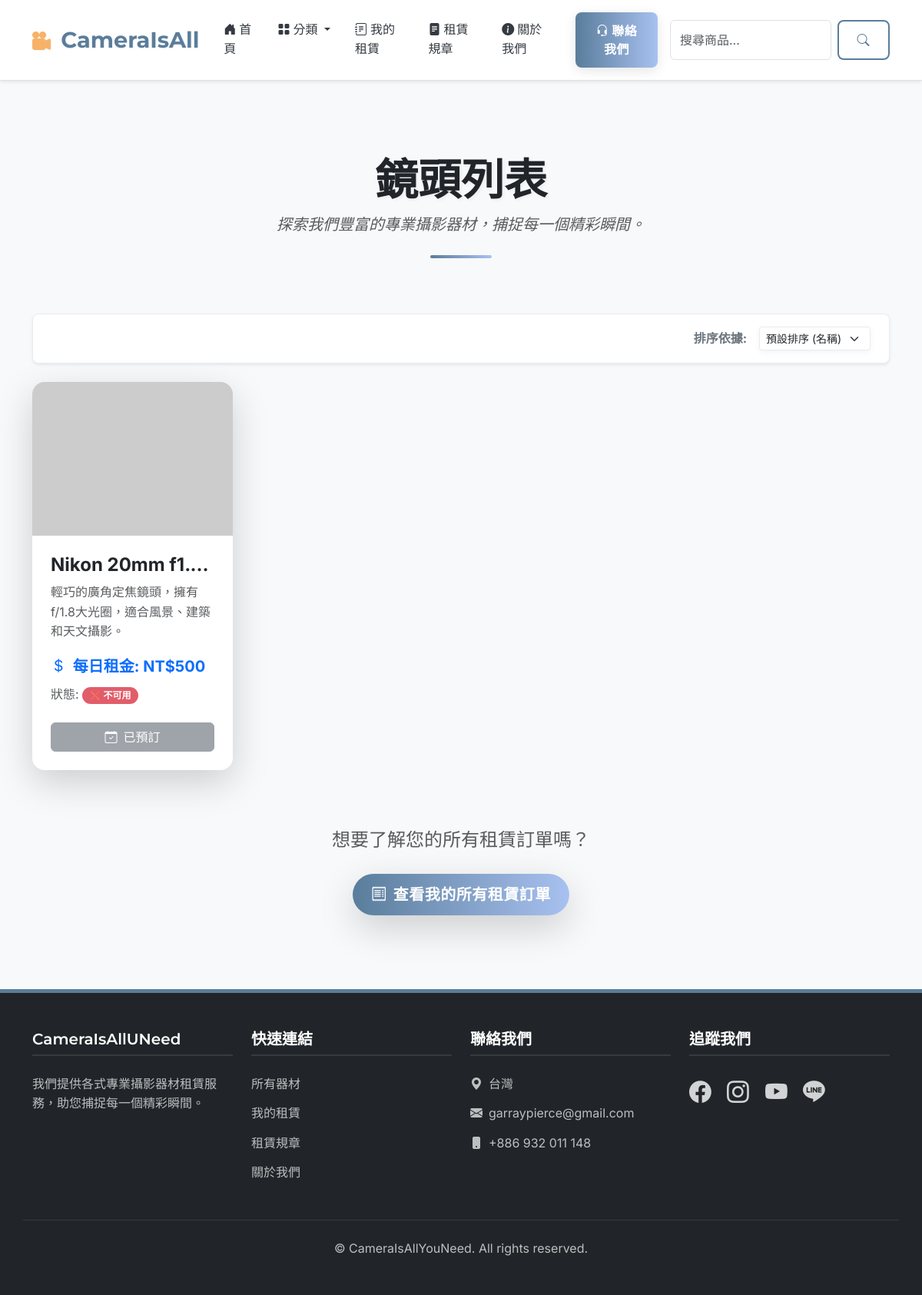
The page /lenses/ on the database as committed earlier.
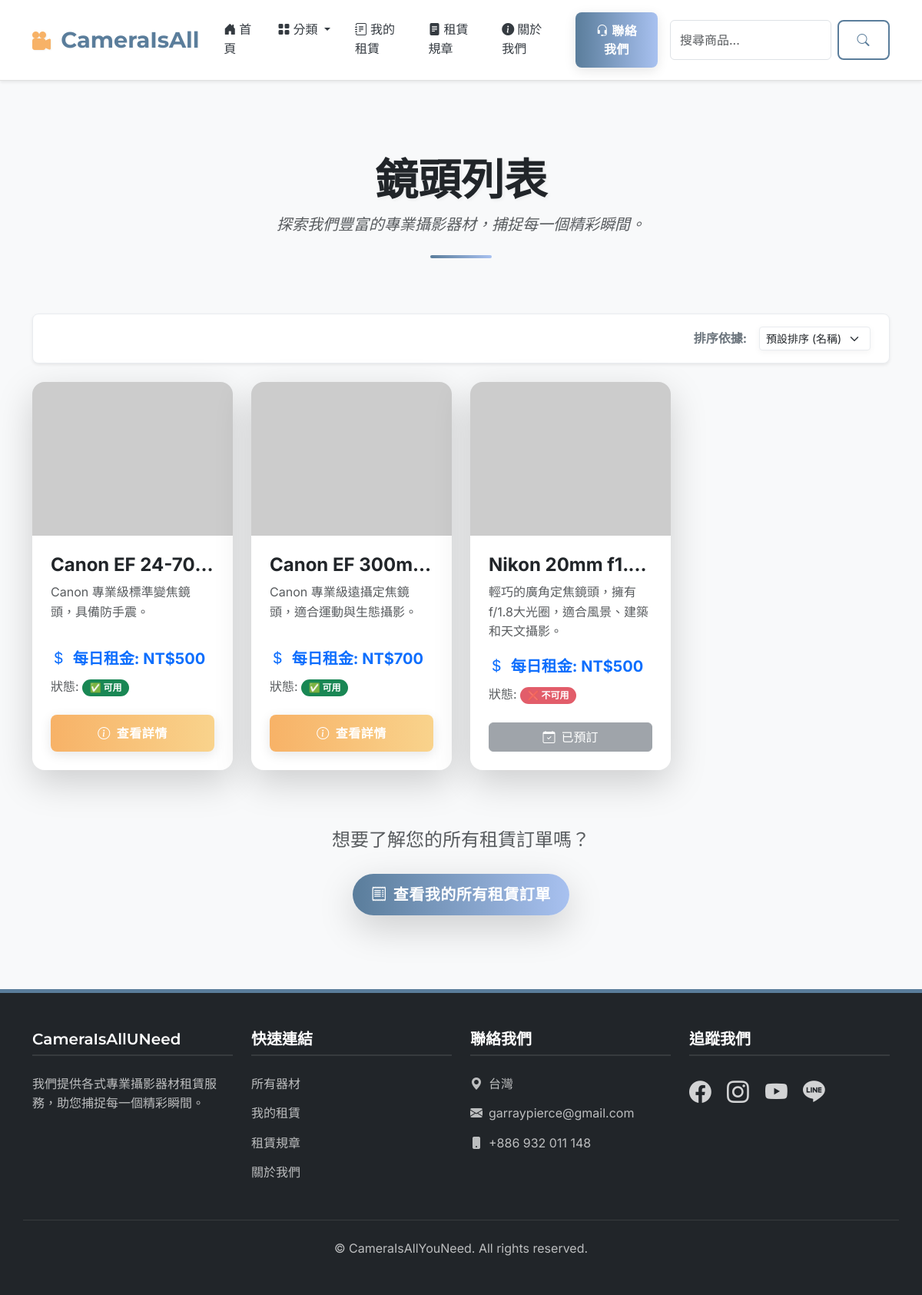
The same page on the database as committed later.
### rental_app/models.py (models this page shows, shortened)
class Item(models.Model):
    CATEGORY_CHOICES = [
        ('camera', '相機'),
        ('lens', '鏡頭'),
        ('other', '其他'), # <--- Changed back to 'other'
    ]
    name = models.CharField(max_length=200, verbose_name="品項名稱")
    description = models.TextField(blank=True, verbose_name="描述")
    price_per_day = models.DecimalField(max_digits=10, decimal_places=0, verbose_name="每日租金")
    deposit = models.DecimalField(max_digits=10, decimal_places=0, default=0, verbose_name="商品押金")
    image_url = models.URLField(blank=True, null=True, verbose_name="圖片URL",
                                  help_text="請提供品項圖片的URL")
    is_available = models.BooleanField(default=True, verbose_name="是否可用")
    category = models.CharField(
        max_length=50, # <--- This length is fine for the new choices too
        choices=CATEGORY_CHOICES,
        default='camera',
        verbose_name="品項類別"
    )
    is_recommended = models.BooleanField(default=False, verbose_name="推薦商品 (顯示於首頁)")
    created_at = models.DateTimeField(auto_now_add=True, verbose_name="創建時間")
    updated_at = models.DateTimeField(auto_now=True, verbose_name="更新時間")
    class Meta:
        verbose_name = "商品"
        verbose_name_plural = "商品"
        ordering = ['name']

### rental_app/views.py (the view)
# urls.py: path('lenses/', views.item_list, {'category': 'lens'}, name='lens_list'),
def item_list(request, category=None):
    sort_by = request.GET.get('sort_by')
    items = Item.objects.all()
    page_title = "所有商品"
    if category:
        items = items.filter(category=category)
        for choice_value, choice_name in Item.CATEGORY_CHOICES:
            if choice_value == category:
                page_title = choice_name
                break
        page_title = f"{page_title}列表"
    if sort_by == 'price_asc':
        items = items.order_by('price_per_day')
    elif sort_by == 'price_desc':
        items = items.order_by('-price_per_day')
    else:
        items = items.order_by('name')
    return render(request, 'rental_app/item_list.html', {
        'items': items,
        'page_title': page_title,
        'sort_by': sort_by
    })

### templates/rental_app/item_list.html (shortened to what this page needs)
{% extends 'base.html' %}
{% block content %}
    <div class="text-center mb-5 pb-4 custom-header-section">
        <h2 class="display-4 fw-bolder text-dark mb-2 animate__animated animate__fadeInDown">
            {{ page_title }}
        </h2>
        <p class="lead text-muted fst-italic animate__animated animate__fadeInUp animate__delay-0-5s">
            探索我們豐富的專業攝影器材，捕捉每一個精彩瞬間。
        </p>
        <div class="header-divider animate__animated animate__fadeInUp animate__delay-0-8s"></div>
    </div>
    <div class="d-flex justify-content-end align-items-center mb-4 p-3 bg-white rounded-3 shadow-sm custom-sort-controls animate__animated animate__fadeIn animate__delay-1s">
        <label for="sort-by-select" class="form-label text-secondary me-3 mb-0 fw-bold fs-6">排序依據:</label>
        <select id="sort-by-select" class="form-select form-select-sm w-auto custom-select-fancy" onchange="location = this.value;">
            {% if category %}
                {% if category == 'camera' %}
                    {% url 'camera_list' as current_base_url %}
                {% elif category == 'lens' %}
                    {% url 'lens_list' as current_base_url %}
                {% elif category == 'other' %}
                    {% url 'other_list' as current_base_url %}
                {% endif %}
            {% else %}
                {% url 'all_items_list' as current_base_url %}
            {% endif %}
            <option value="{{ current_base_url }}" {% if not sort_by %}selected{% endif %}>預設排序 (名稱)</option>
        </select>
    </div>
    <div class="row row-cols-1 row-cols-md-2 row-cols-lg-3 row-cols-xl-4 g-4 animate__animated animate__fadeInUp animate__delay-1-2s">
        {% for item in items %}
            <div class="col d-flex align-items-stretch">
                <div class="card item-card h-100 shadow-lg border-0 rounded-4 overflow-hidden position-relative">
                    {% if item.image_url %}
                        <div class="item-image-wrapper">
                            <img src="{{ item.image_url }}" class="card-img-top object-fit-cover" alt="{{ item.name }}" loading="lazy">
                        </div>
                    {% else %}
                        <div class="item-image-wrapper">
                            <img src="https://placehold.co/400x300/e0e0e0/333333?text=無圖片" class="card-img-top object-fit-cover" alt="Placeholder Image" loading="lazy">
                        </div>
                    {% endif %}
                    <div class="card-body d-flex flex-column p-4">
                        <h3 class="card-title text-dark fw-bold mb-2 fs-4 text-truncate" title="{{ item.name }}">{{ item.name }}</h3>
                        <p class="card-text text-muted mb-3 flex-grow-1 item-description-clamp">{{ item.description|default:"暫無描述。"|truncatechars:100 }}</p>
                        <p class="mb-2 fs-5 fw-bold text-primary">
                            <i class="bi bi-currency-dollar me-1"></i> 每日租金: NT$<span class="amount">{{ item.price_per_day }}</span>
                        </p>
                        <p class="card-text mb-4 fs-6 text-muted">狀態:
                            {% if item.is_available %}
                                <span class="badge bg-success available-pulse">✅ 可用</span>
                            {% else %}
                                <span class="badge bg-danger unavailable-static">❌ 不可用</span>
                            {% endif %}
                        </p>
                        <div class="mt-auto">
                            {% if item.is_available %}
                                <a href="{% url 'item_detail' item.pk %}" class="btn custom-btn custom-btn-secondary w-100 btn-fancy-hover">
                                    <i class="bi bi-info-circle me-2"></i>查看詳情
                                </a>
                            {% else %}
                                <button type="button" class="btn btn-secondary w-100 disabled-button-style" disabled>
                                    <i class="bi bi-calendar-check me-2"></i>已預訂
                                </button>
                            {% endif %}
                        </div>
                    </div>
                </div>
            </div>
        {% endfor %}
    </div>
    <div class="text-center mt-5 pt-4 custom-footer-cta animate__animated animate__fadeInUp animate__delay-1-5s">
        <p class="lead text-muted mb-4 fs-4">想要了解您的所有租賃訂單嗎？</p>
        <a href="{% url 'my_rentals' %}" class="btn custom-btn custom-btn-primary btn-lg rounded-pill shadow-lg animate-cta-button">
            <i class="bi bi-receipt me-2"></i>查看我的所有租賃訂單
        </a>
    </div>
    <link rel="stylesheet" href="https://cdnjs.cloudflare.com/ajax/libs/animate.css/4.1.1/animate.min.css"/>
{% endblock %}

### templates/base.html (shortened to what this page needs)
<!DOCTYPE html>
<html lang="zh-Hant">
<head>
    <link href="https://cdn.jsdelivr.net/npm/bootstrap@5.3.3/dist/css/bootstrap.min.css" rel="stylesheet">
    <link rel="stylesheet" href="https://cdn.jsdelivr.net/npm/bootstrap-icons@1.11.3/font/bootstrap-icons.min.css">
    <link rel="stylesheet" href="https://cdnjs.cloudflare.com/ajax/libs/animate.css/4.1.1/animate.min.css"/>
</head>
<body>
    <nav class="navbar navbar-expand-lg custom-main-navbar py-3 shadow-sm">
        <div class="container">
            <a class="navbar-brand" href="{% url 'all_items_list' %}">
                <i class="bi bi-camera-reels-fill"></i>
                CameraIsAll
            </a>
            <div class="collapse navbar-collapse justify-content-end" id="navbarNav">
                <ul class="navbar-nav">
                    <li class="nav-item mx-2">
                        <a class="nav-link {% if request.resolver_match.url_name == 'homepage' %}active{% endif %}" aria-current="page" href="{% url 'homepage' %}">
                            <i class="bi bi-house-door-fill me-1"></i>首頁
                        </a>
                    </li>
                    <li class="nav-item mx-2 custom-dropdown">
                        <a class="nav-link dropdown-toggle" href="#" id="navbarDropdownCategory" role="button" aria-expanded="false">
                            <i class="bi bi-grid-fill me-1"></i>分類
                        </a>
                    </li>
                    <li class="nav-item mx-2">
                        <a class="nav-link {% if request.resolver_match.url_name == 'my_rentals' %}active{% endif %}" href="{% url 'my_rentals' %}">
                            <i class="bi bi-journal-text me-1"></i>我的租賃
                        </a>
                    </li>
                    <li class="nav-item mx-2">
                        <a class="nav-link {% if request.resolver_match.url_name == 'rental_terms' %}active{% endif %}" href="{% url 'rental_terms' %}">
                            <i class="bi bi-file-text-fill me-1"></i>租賃規章
                        </a>
                    </li>
                    <li class="nav-item mx-2">
                        <a class="nav-link {% if request.resolver_match.url_name == 'about_us' %}active{% endif %}" href="{% url 'about_us' %}">
                            <i class="bi bi-info-circle-fill me-1"></i>關於我們
                        </a>
                    </li>
                    <li class="nav-item ms-lg-3 mt-3 mt-lg-0">
                        <a href="{% url 'contact_us' %}" class="btn custom-btn custom-btn-primary">
                            <i class="bi bi-headset me-1"></i>聯絡我們
                        </a>
                    </li>
                </ul>
                <form class="d-flex ms-lg-3 my-2 my-lg-0" action="{% url 'product_search' %}" method="GET">
                    <input class="form-control me-2" type="search" placeholder="搜尋商品..." aria-label="Search" name="q" value="{{ request.GET.q|default:'' }}">
                    <button class="btn custom-btn custom-btn-outline" type="submit"><i class="bi bi-search"></i></button>
                </form>
            </div>
        </div>
    </nav>
    <main class="container my-5 animate__animated animate__fadeIn">
        {% block content %}
        {% endblock %}
    </main>
    <footer class="custom-footer mt-auto">
        <div class="container">
            <div class="row">
                <div class="col-md-4 col-lg-3 mb-4 mb-md-0">
                    <h5 class="animate__animated animate__fadeInUp animate__delay-0-5s">CameraIsAllUNeed</h5>
                    <p class="animate__animated animate__fadeInUp animate__delay-0-6s">
                        我們提供各式專業攝影器材租賃服務，助您捕捉每一個精彩瞬間。
                    </p>
                </div>
                <div class="col-md-4 col-lg-3 mb-4 mb-md-0">
                    <h5 class="animate__animated animate__fadeInUp animate__delay-0-7s">快速連結</h5>
                    <ul class="list-unstyled">
                        <li class="animate__animated animate__fadeInUp animate__delay-0-8s"><a href="{% url 'all_items_list' %}">所有器材</a></li>
                        <li class="animate__animated animate__fadeInUp animate__delay-0-9s"><a href="{% url 'my_rentals' %}">我的租賃</a></li>
                        <li class="animate__animated animate__fadeInUp animate__delay-0-9s"><a href="{% url 'rental_terms' %}">租賃規章</a></li>
                        <li class="animate__animated animate__fadeInUp animate__delay-1s"><a href="{% url 'about_us' %}">關於我們</a></li>
                    </ul>
                </div>
                <div class="col-md-4 col-lg-3 mb-4 mb-md-0">
                    <h5 class="animate__animated animate__fadeInUp animate__delay-1-1s">聯絡我們</h5>
                    <ul class="list-unstyled">
                        <li class="animate__animated animate__fadeInUp animate__delay-1-2s"><i class="bi bi-geo-alt-fill me-2"></i>台灣</li>
                        <li class="animate__animated animate__fadeInUp animate__delay-1-3s"><i class="bi bi-envelope-fill me-2"></i>garraypierce@gmail.com</li>
                        <li class="animate__animated animate__fadeInUp animate__delay-1-4s"><i class="bi bi-phone-fill me-2"></i>+886 932 011 148</li>
                    </ul>
                </div>
                <div class="col-md-4 col-lg-3">
                    <h5 class="animate__animated animate__fadeInUp animate__delay-1-5s">追蹤我們</h5>
                    <div class="social-icons mt-3">
                        <a href="#" class="list-inline-item me-3 animate__animated animate__bounceIn animate__delay-1-6s"><i class="bi bi-facebook"></i></a>
                        <a href="https://www.instagram.com/cameraisallyouneed?igsh=MXRjeHB1M2RzM2R1MA==" target="_blank" rel="noopener noreferrer" class="list-inline-item me-3 animate__animated animate__bounceIn animate__delay-1-7s"><i class="bi bi-instagram"></i></a>
                        <a href="#" class="list-inline-item me-3 animate__animated animate__bounceIn animate__delay-1-8s"><i class="bi bi-youtube"></i></a>
                        <a href="#" class="list-inline-item animate__animated animate__bounceIn animate__delay-1-9s"><i class="bi bi-line"></i></a>
                    </div>
                </div>
            </div>
            <div class="row">
                <div class="col-12 text-center copyright animate__animated animate__fadeInUp animate__delay-2s">
                    <p class="mb-0">&copy; {{ "now"|date:"Y" }} CameraIsAllYouNeed. All rights reserved.</p>
                </div>
            </div>
        </div>
    </footer>
</body>
</html>

### templates/base.html (style rules this page uses)
:root { --primary-color: #5a7d9b; --secondary-color: #a8c1f0; --accent-color: #f7b267; --text-dark: #343a40; --text-light: #6c757d; --bg-light: #f8f9fa; --bg-dark: #212529; --card-bg: #ffffff; --border-light: #e0e0e0; --shadow-light: rgba(0,0,0,0.05); --shadow-medium: rgba(0,0,0,0.15); --transition-speed: 0.4s; --transition-timing-function: cubic-bezier(0.25, 0.46, 0.45, 0.94); }
body { font-family: 'Inter', sans-serif; line-height: 1.6; color: var(--text-dark); background-color: var(--bg-light); display: flex; flex-direction: column; min-height: 100vh; }
.custom-btn { font-weight: 600; padding: 0.75rem 1.5rem; border-radius: 8px; transition: all var(--transition-speed) var(--transition-timing-function); letter-spacing: 0.5px; }
.custom-btn-primary { background-image: linear-gradient(to right, var(--primary-color) 0%, var(--secondary-color) 100%); border: none; color: white; box-shadow: 0 4px 15px rgba(0,0,0,0.1); }
.custom-btn-secondary { background-image: linear-gradient(to right, var(--accent-color) 0%, #f9d38c 100%); border: none; color: white; box-shadow: 0 4px 15px rgba(0,0,0,0.1); }
.custom-btn-outline { background: none; border: 2px solid var(--primary-color); color: var(--primary-color); }
.custom-main-navbar { transition: all var(--transition-speed) var(--transition-timing-function); border-bottom: 1px solid var(--border-light); z-index: 1020; position: sticky; top: 0; background-color: var(--card-bg); }
.navbar-brand { font-family: 'Montserrat', sans-serif; font-weight: 700; font-size: 1.8rem; color: var(--primary-color) !important; text-shadow: 1px 1px 2px rgba(0,0,0,0.05); transition: color var(--transition-speed) ease; }
.navbar-brand .bi { font-size: 1.5rem; vertical-align: middle; margin-right: 5px; color: var(--accent-color); }
.navbar-nav .nav-link { color: var(--text-dark); font-weight: 500; padding: 0.6rem 1rem; border-radius: 6px; transition: all 0.3s ease; }
main { flex-grow: 1; padding-top: 3rem; padding-bottom: 3rem; }
.custom-footer { background-color: var(--bg-dark); color: rgba(255, 255, 255, 0.7); padding: 3rem 0; border-top: 5px solid var(--primary-color); }
.custom-footer h5 { color: white; margin-bottom: 1.5rem; font-weight: 600; border-bottom: 2px solid rgba(255, 255, 255, 0.1); padding-bottom: 0.5rem; font-family: 'Montserrat', sans-serif; }
.custom-footer .list-unstyled li { margin-bottom: 0.8rem; }
.custom-footer .list-unstyled a { color: rgba(255, 255, 255, 0.7); text-decoration: none; transition: color 0.3s ease; }
.custom-footer .social-icons a { color: rgba(255, 255, 255, 0.8); font-size: 1.8rem; margin-right: 1rem; transition: color 0.3s ease, transform 0.3s ease; }
.custom-footer .copyright { margin-top: 2rem; padding-top: 1.5rem; border-top: 1px solid rgba(255, 255, 255, 0.1); }

Rows that differ between the two databases and show on the page:
added Item: name "Canon EF 24-70…", description "Canon 專業級標準變焦鏡頭，具備防手震。", price_per_day "500", is_available "✅ 可用"
added Item: name "Canon EF 300m…", description "Canon 專業級遠攝定焦鏡頭，適合運動與生態攝影。", price_per_day "700", is_available "✅ 可用"
